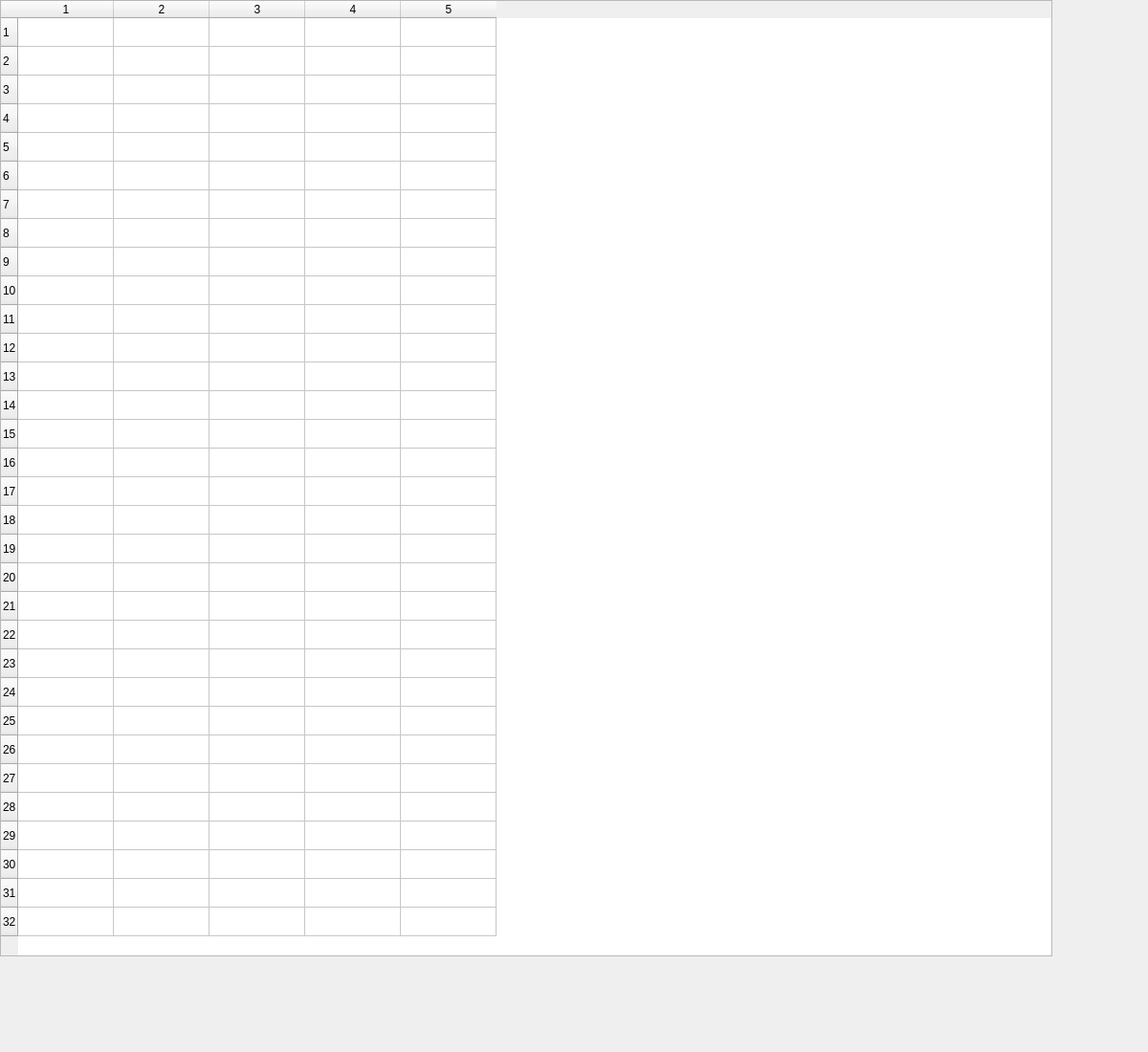
<?xml version="1.0" encoding="UTF-8"?>
<ui version="4.0">
 <class>FormMotorControl</class>
 <widget class="QWidget" name="FormMotorControl">
  <property name="geometry">
   <rect>
    <x>0</x>
    <y>0</y>
    <width>1200</width>
    <height>1100</height>
   </rect>
  </property>
  <property name="windowTitle">
   <string>Form</string>
  </property>
  <widget class="QTableWidget" name="tableWidget">
   <property name="geometry">
    <rect>
     <x>0</x>
     <y>0</y>
     <width>1100</width>
     <height>1000</height>
    </rect>
   </property>
   <property name="lineWidth">
    <number>1</number>
   </property>
   <property name="showGrid">
    <bool>true</bool>
   </property>
   <property name="gridStyle">
    <enum>Qt::SolidLine</enum>
   </property>
   <property name="sortingEnabled">
    <bool>false</bool>
   </property>
   <property name="rowCount">
    <number>32</number>
   </property>
   <property name="columnCount">
    <number>5</number>
   </property>
   <attribute name="horizontalHeaderVisible">
    <bool>true</bool>
   </attribute>
   <attribute name="horizontalHeaderCascadingSectionResizes">
    <bool>false</bool>
   </attribute>
   <attribute name="horizontalHeaderHighlightSections">
    <bool>true</bool>
   </attribute>
   <attribute name="horizontalHeaderShowSortIndicator" stdset="0">
    <bool>false</bool>
   </attribute>
   <attribute name="horizontalHeaderStretchLastSection">
    <bool>false</bool>
   </attribute>
   <attribute name="verticalHeaderVisible">
    <bool>true</bool>
   </attribute>
   <attribute name="verticalHeaderHighlightSections">
    <bool>true</bool>
   </attribute>
   <attribute name="verticalHeaderShowSortIndicator" stdset="0">
    <bool>false</bool>
   </attribute>
   <row/>
   <row/>
   <row/>
   <row/>
   <row/>
   <row/>
   <row/>
   <row/>
   <row/>
   <row/>
   <row/>
   <row/>
   <row/>
   <row/>
   <row/>
   <row/>
   <row/>
   <row/>
   <row/>
   <row/>
   <row/>
   <row/>
   <row/>
   <row/>
   <row/>
   <row/>
   <row/>
   <row/>
   <row/>
   <row/>
   <row/>
   <row/>
   <column/>
   <column/>
   <column/>
   <column/>
   <column/>
  </widget>
 </widget>
 <resources/>
 <connections/>
</ui>
